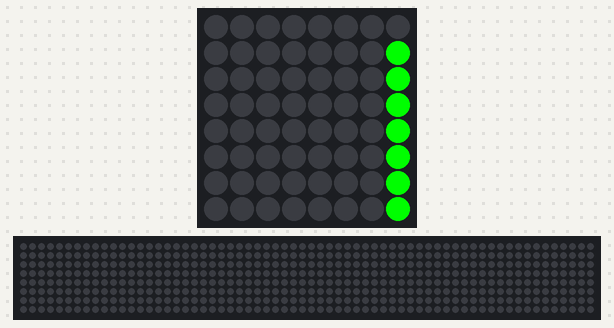
The program below on a simulated Raspberry Pi (BCM pin numbers) with a Sense HAT. On the bench: the Sense HAT's 8×8 RGB LED matrix, a strip that is not on the board, showing the scrolling text unrolled. The 64×8 strip is a reading aid, not a part: it shows the text the matrix is scrolling, unrolled, one strip-width of it at a time; what the program prints to the terminal is not drawn. At 10.7 s the program stops and its outputs stay as they are.

Above: at 0.11 s.
At 0.75 s:
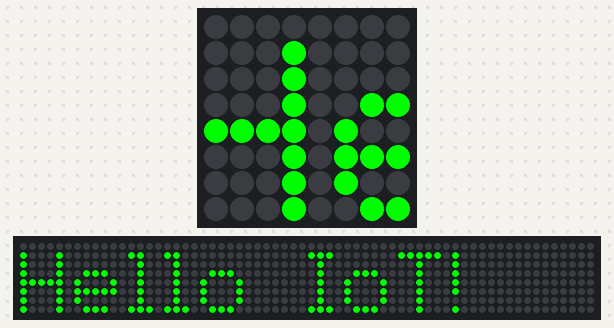
At 1.48 s:
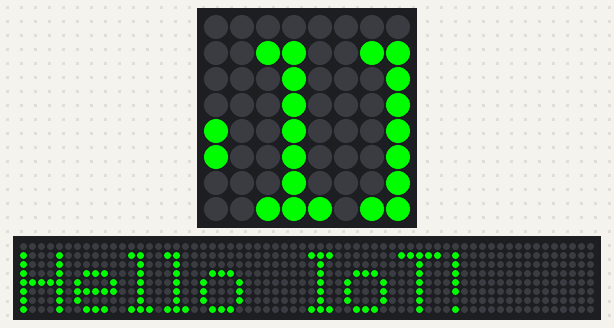
At 2.93 s:
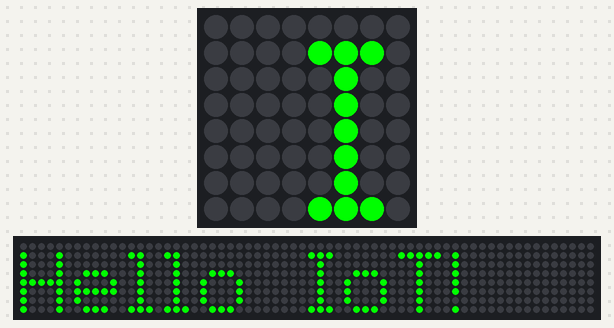
At 4.63 s:
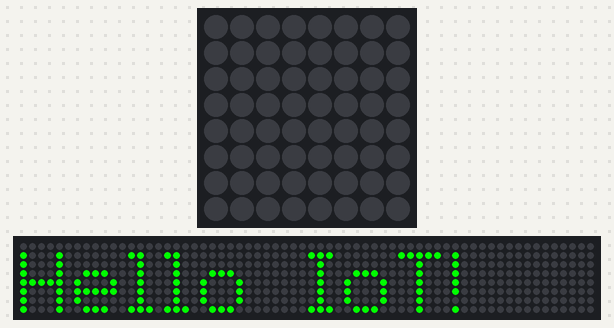
At 5.8 s:
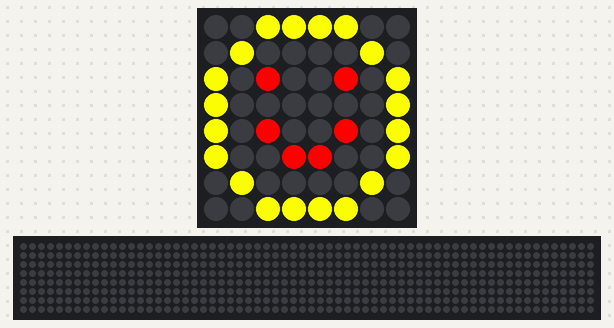

The program:

sensehat_display.py
```python
from sense_emu import SenseHat
import time


sense = SenseHat()


# Hiển thị text chạy ngang
sense.show_message('Hello IoT!', text_colour=[0, 255, 0], scroll_speed=0.08)
time.sleep(1)
sense.clear()
print('Text hiển thị xong.')
from sense_emu import SenseHat
import time


sense = SenseHat()


# Định nghĩa màu
y = [255, 255, 0]  # Vàng
b = [0, 0, 0]      # Tắt (đen)
r = [255, 0, 0]    # Đỏ


# Mặt cười 8x8 — sinh viên TỰ THIẾT KẾ
smiley = [
    b, b, y, y, y, y, b, b,
    b, y, b, b, b, b, y, b,
    y, b, r, b, b, r, b, y,
    y, b, b, b, b, b, b, y,
    y, b, r, b, b, r, b, y,
    y, b, b, r, r, b, b, y,
    b, y, b, b, b, b, y, b,
    b, b, y, y, y, y, b, b,
]


sense.set_pixels(smiley)
print('Biểu tượng đã hiển thị.')
time.sleep(5)
sense.clear()
```

Measured:
- what the display in image 5 shows lasts 5.0 s, from 5.7 s to 10.7 s
